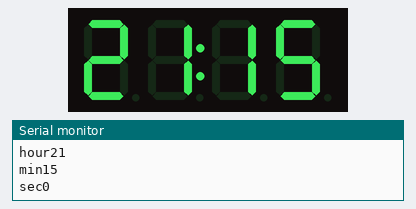
The sketch below on a simulated Arduino Uno, built with avr-gcc and run on an emulated ATmega328P. Shown: 4-digit seven-segment display, the last lines printed to the serial monitor. The local clock reads 2024-03-15 10:24:30 at power-on unless the sketch sets it.

Above: at 0.1 s.
At 120.4 s:
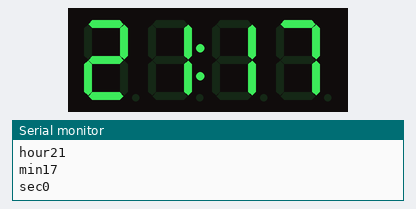

The sketch:

ds3231-test.ino.ino
```cpp
#include "ds3231.h"
#include <Wire.h>
#include <Arduino.h>
#include <TM1637Display.h>

// Module connection pins (Digital Pins)
#define CLK 2
#define DIO 3
TM1637Display display(CLK, DIO);

struct ts t;

void setupDisplay()
{
    display.setBrightness(5); // From 0 to up to 7
}

void setupClock()
{
    Wire.begin();
    DS3231_init(0);
    t.hour = 21;
    t.min = 15;
    t.sec = 0;
    t.mday = 25;
    t.mon = 10;
    t.year = 2020;
    DS3231_set(t);
}

void setup()
{
    Serial.begin(9600);
    setupDisplay();
    setupClock();
}

void loop()
{
    DS3231_get(&t);
    int totalHour = (t.hour * 100) + t.min;
    Serial.print("hour");
    Serial.print(t.hour);
    Serial.print("\n");
    Serial.print("min");
    Serial.print(t.min);
    Serial.print("\n");
    Serial.print("sec");
    Serial.print(t.sec);
    Serial.print("\n");
    display.showNumberDecEx(totalHour, 0b01000000, true); // second param as 0b01000000 for 00:00 format
    delay(500);
}
```
